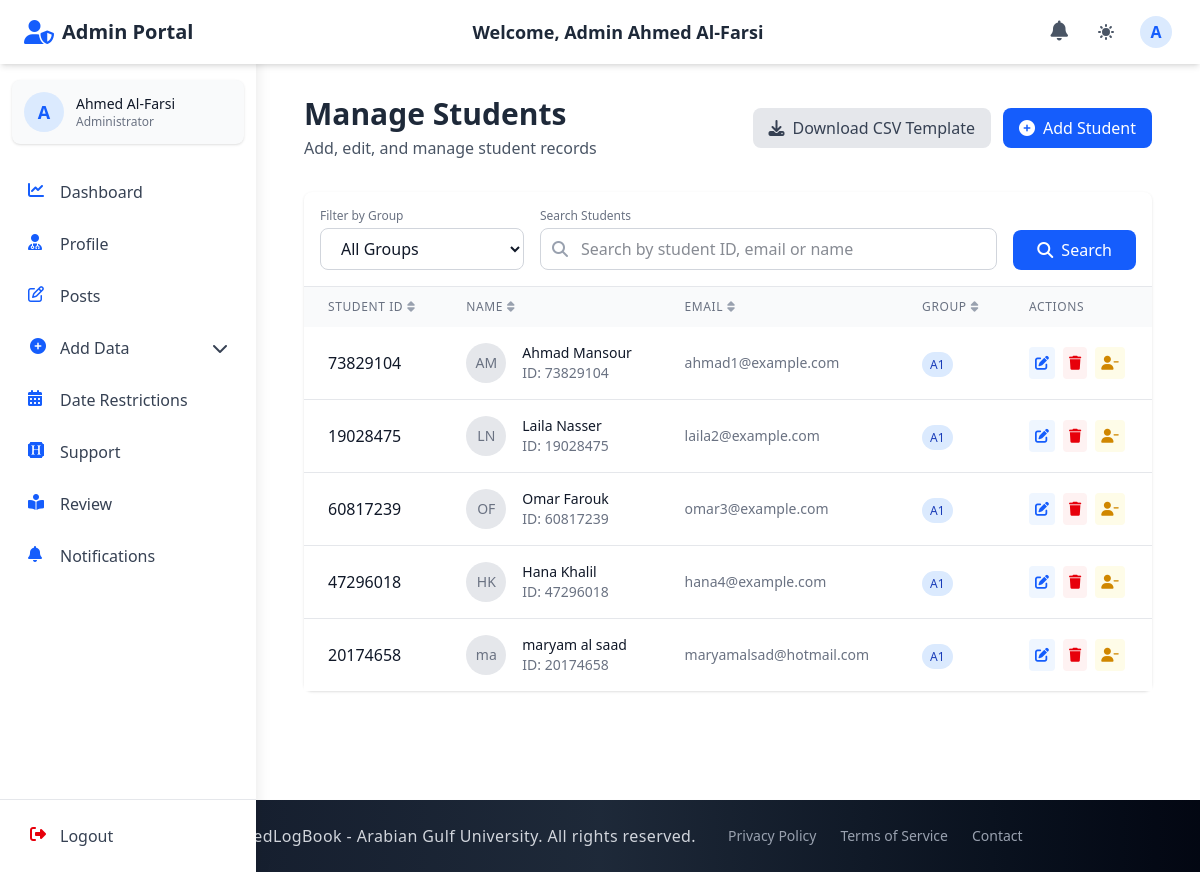
The page /admin_section/add_student/ (signed in) on the database its author committed.
### accounts/models.py (models this page shows, shortened)
class CustomUser(AbstractUser):
    email = models.EmailField(unique=True)
    first_name = models.CharField(max_length=150, blank=True)
    last_name = models.CharField(max_length=150, blank=True)
    profile_photo = models.ImageField(
        upload_to="profiles/", blank=True, null=True, default="profiles/default.jpg"
    )
    city = models.CharField(max_length=100, blank=True)
    country = models.CharField(max_length=100, blank=True)
    phone_no = models.CharField(max_length=20, blank=True)
    bio = models.TextField(blank=True)
    speciality = models.CharField(max_length=100, blank=True)
    ROLE_CHOICES = (
        ("student", "Student"),
        ("doctor", "Doctor"),
        ("staff", "Staff"),
        ("admin", "Admin"),
    )
    role = models.CharField(max_length=10, choices=ROLE_CHOICES, default="student")
    groups = models.ManyToManyField(
        "auth.Group", related_name="customuser_groups", blank=True
    )
    user_permissions = models.ManyToManyField(
        "auth.Permission", related_name="customuser_permissions", blank=True
    )
    USERNAME_FIELD = "email"
    REQUIRED_FIELDS = ["username"]

class Student(models.Model):
    user = models.OneToOneField(
        CustomUser, on_delete=models.CASCADE, related_name="student"
    )
    student_id = models.CharField(max_length=30, unique=True)
    group = models.ForeignKey(
        "admin_section.Group",
        on_delete=models.SET_NULL,
        null=True,
        blank=True,
        related_name="students",
    )

### admin_section/models.py (models this page shows)
class Group(models.Model):
    group_name = models.CharField(max_length=50)
    log_year = models.ForeignKey(LogYear, on_delete=models.CASCADE, related_name="groups_log_year")
    log_year_section = models.ForeignKey(
        LogYearSection,
        on_delete=models.SET_NULL,
        null=True,
        blank=True,
        related_name="groups_log_year_section",
    )
    def __str__(self):
        return f"{self.group_name} ({self.log_year.year_name}) - {self.log_year_section.year_section_name if self.log_year_section else 'No Section'}"

### admin_section/views_file/add_student.py (the view, shortened to what this page needs)
# urls.py: path("add_student/", add_student, name="add_student"),
@login_required
def add_student(request):
    user_form = StudentUserForm()
    student_form = StudentForm()
    bulk_form = BulkUserUploadForm()  # Changed from BulkUploadForm
    assign_form = AssignStudentForm()
    search_query = request.GET.get("q", "")
    selected_group = request.GET.get("group", "")
    page_number = request.GET.get("page", 1)
    students = Student.objects.select_related("user", "group").all()
    if selected_group:
        students = students.filter(group_id=selected_group)
    paginator = Paginator(students, 10)  # Show 10 students per page
    page_obj = paginator.get_page(page_number)
    groups = Group.objects.all()
    context = {
        "user_form": user_form,
        "student_form": student_form,
        "bulk_form": bulk_form,
        "assign_form": assign_form,
        "students": page_obj,
        "groups": groups,
        "selected_group": selected_group,
        "search_query": search_query,
    }
    return render(request, "admin_section/add_student.html", context)

### admin_section/templates/admin_section/add_student.html (shortened to what this page needs)
{% extends 'base.html' %}
{% block navbar %}
{% include 'components/admin_auth_navbar.html' %}
{% endblock %}
{% block content %}
<div class="container mx-auto px-4 py-8">
  <div class="flex flex-col md:flex-row justify-between items-start md:items-center mb-8 gap-4">
    <div>
      <h2 class="text-3xl font-bold text-gray-800 dark:text-white">Manage Students</h2>
      <p class="text-gray-600 dark:text-gray-400 mt-1">Add, edit, and manage student records</p>
    </div>
    <div class="flex gap-3">
      <a href="{% url 'admin_section:student_download_sample_csv' %}" class="flex items-center px-4 py-2 bg-gray-200 text-gray-700 rounded-lg hover:bg-gray-300 dark:bg-gray-700 dark:text-gray-200 dark:hover:bg-gray-600 transition-colors duration-200">
        <i class="fas fa-download mr-2"></i> Download CSV Template
      </a>
      <a href="{% url 'admin_section:add_user' %}" class="flex items-center px-4 py-2 bg-blue-600 text-white rounded-lg hover:bg-blue-700 transition-colors duration-200">
        <i class="fas fa-plus-circle mr-2"></i> Add Student
      </a>
    </div>
  </div>
  <div class="bg-white dark:bg-gray-800 rounded-lg shadow">
    <div class="p-4 border-b border-gray-200 dark:border-gray-700">
      <form method="GET" class="space-y-4">
        <div class="flex flex-col md:flex-row gap-4">
          <div class="w-full md:w-1/4">
            <label for="group-filter" class="block text-xs font-medium text-gray-500 dark:text-gray-400 mb-1">Filter by Group</label>
            <select id="group-filter" name="group" class="w-full px-4 py-2 rounded-lg border border-gray-300 dark:border-gray-600 focus:ring-2 focus:ring-blue-500 focus:border-blue-500 bg-white dark:bg-gray-700 text-gray-900 dark:text-white">
              <option value="">All Groups</option>
            </select>
          </div>
          <div class="flex-1">
            <label for="search-input" class="block text-xs font-medium text-gray-500 dark:text-gray-400 mb-1">Search Students</label>
            <div class="relative">
              <div class="absolute inset-y-0 left-0 pl-3 flex items-center pointer-events-none">
                <i class="fas fa-search text-gray-400"></i>
              </div>
              <input id="search-input" type="text" name="q" value="{{ search_query }}"
                     class="w-full pl-10 pr-4 py-2 rounded-lg border border-gray-300 dark:border-gray-600 focus:ring-2 focus:ring-blue-500 focus:border-blue-500"
                     placeholder="Search by student ID, email or name">
            </div>
          </div>
          <div class="md:self-end">
            <button type="submit" class="w-full md:w-auto px-6 py-2 bg-blue-600 text-white rounded-lg hover:bg-blue-700 transition-colors duration-200 flex items-center justify-center">
              <i class="fas fa-search mr-2"></i> Search
            </button>
          </div>
        </div>
      </form>
    </div>
    <div class="overflow-x-auto">
      <table class="w-full">
        <thead class="bg-gray-50 dark:bg-gray-700">
          <tr>
            <th class="px-6 py-3 text-left text-xs font-medium text-gray-500 dark:text-gray-300 uppercase tracking-wider">
              <div class="flex items-center">
                <span>Student ID</span>
                <i class="fas fa-sort ml-1 text-gray-400"></i>
              </div>
            </th>
            <th class="px-6 py-3 text-left text-xs font-medium text-gray-500 dark:text-gray-300 uppercase tracking-wider">
              <div class="flex items-center">
                <span>Name</span>
                <i class="fas fa-sort ml-1 text-gray-400"></i>
              </div>
            </th>
            <th class="px-6 py-3 text-left text-xs font-medium text-gray-500 dark:text-gray-300 uppercase tracking-wider">
              <div class="flex items-center">
                <span>Email</span>
                <i class="fas fa-sort ml-1 text-gray-400"></i>
              </div>
            </th>
            <th class="px-6 py-3 text-left text-xs font-medium text-gray-500 dark:text-gray-300 uppercase tracking-wider">
              <div class="flex items-center">
                <span>Group</span>
                <i class="fas fa-sort ml-1 text-gray-400"></i>
              </div>
            </th>
            <th class="px-6 py-3 text-left text-xs font-medium text-gray-500 dark:text-gray-300 uppercase tracking-wider">
              Actions
            </th>
          </tr>
        </thead>
        <tbody class="bg-white dark:bg-gray-800 divide-y divide-gray-200 dark:divide-gray-700">
          {% for student in students %}
            <tr class="hover:bg-gray-50 dark:hover:bg-gray-700 transition-colors duration-150">
              <td class="px-6 py-4 whitespace-nowrap font-medium text-gray-900 dark:text-white">{{ student.student_id }}</td>
              <td class="px-6 py-4 whitespace-nowrap">
                <div class="flex items-center">
                  <div class="flex-shrink-0 h-10 w-10 bg-gray-200 dark:bg-gray-700 rounded-full flex items-center justify-center text-gray-500 dark:text-gray-300">
                    <span class="text-sm font-medium">{{ student.user.first_name|slice:"0:1" }}{{ student.user.last_name|slice:"0:1" }}</span>
                  </div>
                  <div class="ml-4">
                    <div class="text-sm font-medium text-gray-900 dark:text-white">{{ student.user.get_full_name }}</div>
                    <div class="text-sm text-gray-500 dark:text-gray-400">ID: {{ student.student_id }}</div>
                  </div>
                </div>
              </td>
              <td class="px-6 py-4 whitespace-nowrap text-sm text-gray-500 dark:text-gray-400">{{ student.user.email }}</td>
              <td class="px-6 py-4 whitespace-nowrap">
                {% if student.group %}
                  <span class="px-2 py-1 bg-blue-100 text-blue-800 dark:bg-blue-900 dark:text-blue-200 rounded-full text-xs font-medium">
                    {{ student.group.group_name }}
                  </span>
                {% else %}
                  <span class="px-2 py-1 bg-gray-100 text-gray-800 dark:bg-gray-800 dark:text-gray-200 rounded-full text-xs font-medium">
                    No Group
                  </span>
                {% endif %}
              </td>
              <td class="px-6 py-4 whitespace-nowrap text-sm">
                <div class="flex space-x-2">
                  <a href="{% url 'admin_section:edit_student' student.id %}"
                     class="p-1.5 bg-blue-50 text-blue-600 rounded hover:bg-blue-100 dark:bg-blue-900/30 dark:text-blue-400 dark:hover:bg-blue-900/50 transition-colors duration-200"
                     title="Edit Student">
                    <i class="fas fa-edit"></i>
                  </a>
                  <a href="{% url 'admin_section:delete_student' student.id %}"
                     class="p-1.5 bg-red-50 text-red-600 rounded hover:bg-red-100 dark:bg-red-900/30 dark:text-red-400 dark:hover:bg-red-900/50 transition-colors duration-200"
                     onclick="return confirm('Are you sure you want to delete this student?')"
                     title="Delete Student">
                    <i class="fas fa-trash"></i>
                  </a>
                  {% if student.group %}
                    <a href="{% url 'admin_section:remove_from_group' student.id %}"
                       class="p-1.5 bg-yellow-50 text-yellow-600 rounded hover:bg-yellow-100 dark:bg-yellow-900/30 dark:text-yellow-400 dark:hover:bg-yellow-900/50 transition-colors duration-200"
                       onclick="return confirm('Are you sure you want to remove this student from their group?')"
                       title="Remove from Group">
                      <i class="fas fa-user-minus"></i>
                    </a>
                  {% endif %}
                </div>
              </td>
            </tr>
          {% endfor %}
        </tbody>
      </table>
    </div>
  </div>
</div>
{% endblock %}

### templates/components/auth_navbar_base.html (shortened to what this page needs)
<header class="bg-white dark:bg-gray-800 shadow-md fixed top-0 left-0 right-0 z-40 h-16 transition-all duration-300">
  <div class="flex items-center justify-between h-full px-4 md:px-6 max-w-7xl mx-auto">
    <div class="flex items-center space-x-3">
      <a href="{% block home_url %}{% endblock %}" class="flex items-center">
        <i class="{% block header_icon %}fas fa-book-medical{% endblock %} text-blue-600 dark:text-blue-400 text-2xl mr-2"></i>
        <span class="font-bold text-xl text-gray-800 dark:text-white hidden sm:inline">{% block portal_name %}ElogBook Portal{% endblock %}</span>
      </a>
    </div>
    <div class="hidden md:block text-center">
      <h1 class="text-lg font-semibold text-gray-800 dark:text-white">
        Welcome, {% block user_title %}{% endblock %} {{ request.session.first_name }} {{ request.session.last_name }}
      </h1>
    </div>
    <div class="flex items-center space-x-3">
      <div class="relative">
        <a href="{% block notifications_url %}#{% endblock %}" class="p-2 text-gray-600 dark:text-gray-300 hover:bg-gray-100 dark:hover:bg-gray-700 rounded-full transition-colors duration-200" aria-label="Notifications">
          <i class="fas fa-bell text-xl"></i>
        </a>
      </div>
      <button id="theme-toggle" aria-label="Toggle dark mode" class="p-2 text-gray-600 dark:text-gray-300 hover:bg-gray-100 dark:hover:bg-gray-700 rounded-full transition-colors duration-200 focus:outline-none focus:ring-2 focus:ring-blue-500">
      </button>
      <div class="relative" x-data="{open: false}">
        <button @click="open = !open" id="user-menu-button" class="flex items-center text-gray-600 dark:text-gray-300 hover:bg-gray-100 dark:hover:bg-gray-700 rounded-full p-1 focus:outline-none focus:ring-2 focus:ring-blue-500">
          <div class="h-8 w-8 rounded-full bg-blue-100 dark:bg-blue-900 flex items-center justify-center text-blue-600 dark:text-blue-300 font-semibold">
            {{ request.session.first_name|slice:"0:1" }}
          </div>
        </button>
      </div>
    </div>
  </div>
</header>
<aside id="sidebar" class="fixed inset-y-0 left-0 z-30 w-64 pt-16 bg-white dark:bg-gray-800 shadow-lg transform -translate-x-full transition-transform duration-300 ease-in-out md:translate-x-0 overflow-hidden">
  <div class="h-full flex flex-col">
    <div class="flex-1 px-3 py-4 overflow-y-auto">
      <div class="flex items-center p-3 mb-6 rounded-lg bg-gray-50 dark:bg-gray-700 shadow-sm">
        <div class="flex-shrink-0">
          <div class="h-10 w-10 rounded-full bg-blue-100 dark:bg-blue-900 flex items-center justify-center text-blue-600 dark:text-blue-300 font-semibold text-lg">
            {{ request.session.first_name|slice:"0:1" }}
          </div>
        </div>
        <div class="ml-3 overflow-hidden">
        <p class="text-sm font-medium text-gray-900 dark:text-white truncate">{{ request.session.first_name }} {{ request.session.last_name }}</p>
        <p class="text-xs text-gray-500 dark:text-gray-400 truncate">{% block user_role %}User{% endblock %}</p>
      </div>
    </div>
      <nav class="space-y-1">
        {% block sidebar_menu %}{% endblock %}
      </nav>
    </div>
    <div class="px-3 py-3 border-t border-gray-200 dark:border-gray-700">
      <form method="POST" action="{% block logout_url_bottom %}#{% endblock %}" class="w-full">
        <button type="submit" class="flex w-full items-center px-4 py-3 text-gray-700 dark:text-gray-300 rounded-lg hover:bg-gray-100 dark:hover:bg-gray-700 group transition-colors duration-200">
          <i class="fas fa-sign-out-alt w-5 h-5 text-red-600 dark:text-red-400"></i>
          <span class="ml-3 font-medium">Logout</span>
        </button>
      </form>
    </div>
  </div>
</aside>
<div id="content-wrapper" class="pt-16 md:pl-64 min-h-screen transition-all duration-300">
</div>

### rows shown on the page
CustomUser: session.last_name "Al-Farsi"
Student: student_id "73829104", user.first_name "A", user.last_name "M", user.get_full_name "Ahmad Mansour", user.email "ahmad1@example.com", group.group_name "A1"
Student: student_id "19028475", user.first_name "L", user.last_name "N", user.get_full_name "Laila Nasser", user.email "laila2@example.com", group.group_name "A1"
Student: student_id "60817239", user.first_name "O", user.last_name "F", user.get_full_name "Omar Farouk", user.email "omar3@example.com", group.group_name "A1"
Student: student_id "47296018", user.first_name "H", user.last_name "K", user.get_full_name "Hana Khalil", user.email "hana4@example.com", group.group_name "A1"
Student: student_id "20174658", user.first_name "m", user.last_name "a", user.get_full_name "maryam al saad", user.email "maryamalsad@hotmail.com", group.group_name "A1"

### other values the page prints
{{ request.session.first_name }} "Ahmed"
{{ request.session.first_name|slice:"0:1" }} "A"
